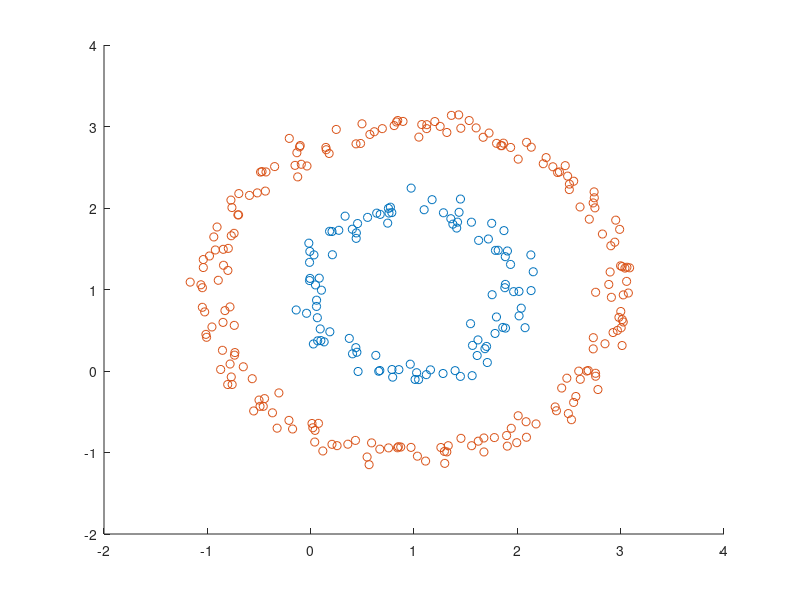
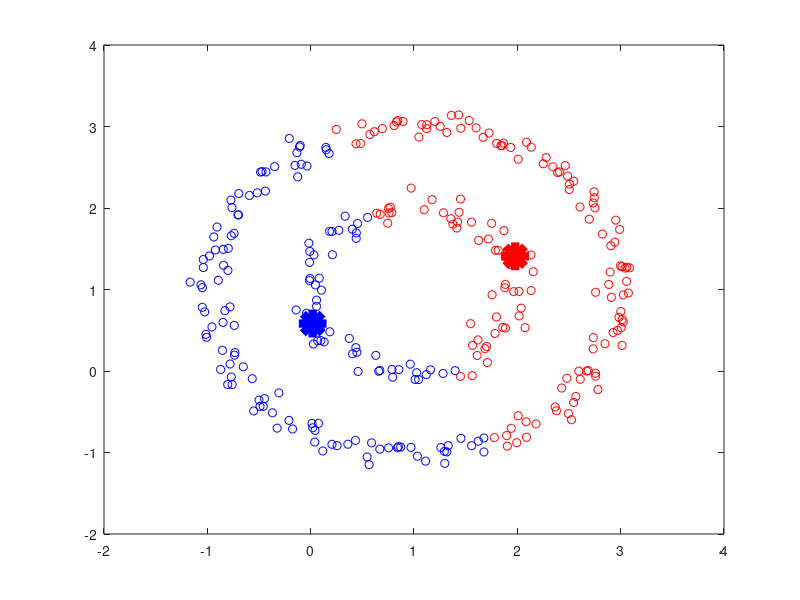

Source code (MATLAB) for these figures, in order: (Note: this script raises an error after producing the figures.)
% Sample spectral technique

clear ;
close all ;

load('data.mat') ;

figure;
% Get the ground truth and plot the data scatter
% N and K come from "gen_data.m"
C1X1 = X(1:N, 1);
C1X2 = X(1:N, 2);
C2X1 = X((N+1):end, 1);
C2X2 = X((N+1):end, 2);
scatter(C1X1, C1X2) ; 
hold on ;
scatter(C2X1, C2X2) ;
%title('Scatter Plot');
print(gcf, '-depsc', '../plot/sc_sample_scatter.eps') ;

figure ;
% Ordinary K-means
[idx, c] = kmeans(X, K) ;
plot(X(idx==1, 1), X(idx==1, 2), 'ob') ;
hold on ;
plot(X(idx==2, 1), X(idx==2, 2), 'or') ;
h = plot(c(1, 1), c(1, 2), '*b') ;
set(h, 'LineWidth', 20) ;
h = plot(c(2, 1), c(2, 2), '*r') ;
set(h, 'LineWidth', 20) ;
print(gcf, '-depsc', '../plot/sc_sample_kmeans.eps') ;

figure ;
% Spectral Clustering
epsilon = 0.7 ; % Super parameter for similarity graph formation
D = dist(X') ; % Compute distance for each pair
A = double(D < epsilon) ; % Conect nearby nodes
gplot(A, X) ;
print(gcf, '-depsc', '../plot/sc_sample_adj.eps') ;
figure ;
[V, Lambda] = eigs(A, K) ; % Eigen-value decomposition, only get Largest K EVs
[idx, c] = kmeans(V, K) ; % Run ordinary K-Means
plot(X(idx==1, 1), X(idx==1, 2), 'ob') ;
hold on ;
plot(X(idx==2, 1), X(idx==2, 2), 'or') ;
print(gcf, '-depsc', '../plot/sc_sample_sc.eps') ;

figure ;
plot(V(idx==1, 1), V(idx==1, 2), 'ob') ;
hold on ;
plot(V(idx==2, 1), V(idx==2, 2), 'or') ;
print(gcf, '-depsc', '../plot/sc_sample_2d_embed.eps') ;

figure ;
theta = linspace(0, 2 * pi, 1000); 
plot(cos(theta), sin(theta)); 
hold on;
r = sqrt(sum(V.*V,2)) .* (randn(length(V), 1) * 0.01 + 1) ; 
Vn = V ./ [r, r] ;
plot(Vn(idx==1, 1), Vn(idx==1, 2), 'ob') ;
hold on ;
plot(Vn(idx==2, 1), Vn(idx==2, 2), 'or') ;
grid on;
print(gcf, '-depsc', '../plot/sc_sample_2d_embed_unit_circle.eps') ;

figure ;
angle_all = Vn * Vn';
subplot(3, 1, 1); 
hist(reshape(angle_all, numel(angle_all), 1), 50) ;
title('Angles -- All Points');
angle_cluster1 = Vn(1:N, :) * Vn(1:N, :)'; 
subplot(3, 1, 2); 
hist(reshape(angle_cluster1, numel(angle_cluster1), 1), 50) ;
title('Angles -- Cluster 1');
angle_cluster2 = Vn((N+1):end, :) * Vn((N+1):end, :)'; 
subplot(3, 1, 3); 
hist(reshape(angle_cluster2, numel(angle_cluster2), 1), 50) ;
title('Angles -- Cluster 2');
print(gcf, '-depsc', '../plot/sc_sample_2d_embed_angle_hist.eps') ;


% h = plot(c(1, 1), c(1, 2), '*b') ;
% set(h, 'LineWidth', 20) ;
% h = plot(c(2, 1), c(2, 2), '*r') ;
% set(h, 'LineWidth', 20) ;

figure ;
%Test polar coordinate system
%1. subtract sample mean 
%2. convert from cartesian coordinate to polar coordinate
[ptheta, pr] = cart2pol(X(:,1) - mean(X(:,1)), X(:,2) - mean(X(:,2))) ;
PX = [zscore(ptheta), zscore(pr)] ;
[idx, c] = kmeans(PX, K) ;
plot(X(idx==1, 1), X(idx==1, 2), 'ob') ;
hold on ;
plot(X(idx==2, 1), X(idx==2, 2), 'or') ;
% h = plot(c(1, 1), c(1, 2), '*b') ;
% set(h, 'LineWidth', 20) ;
% h = plot(c(2, 1), c(2, 2), '*r') ;
% set(h, 'LineWidth', 20) ;
print(gcf, '-depsc', '../plot/sc_sample_pkmeans.eps') ;
